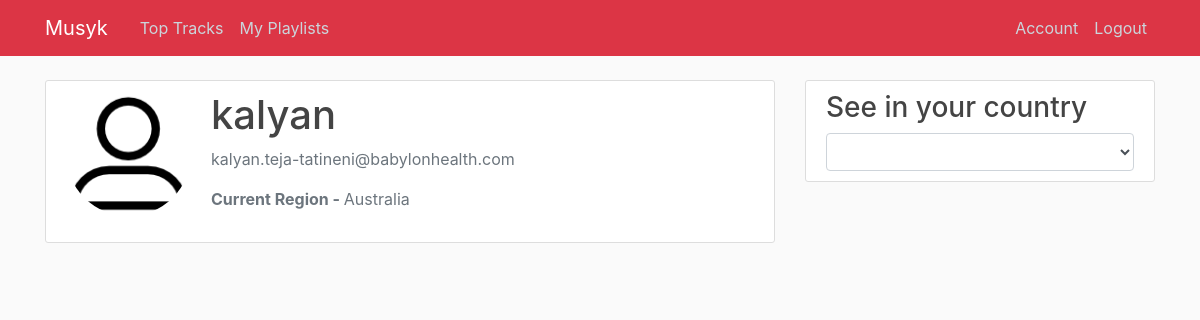
Screenshot of /account (signed in) with the database file from the repository.
### musyk/models.py (models this page shows, shortened)
class User(db.Model, UserMixin):
    id = db.Column(db.Integer, primary_key=True)
    username = db.Column(db.String(20), unique=True, nullable=False)
    email = db.Column(db.String(120), unique=True, nullable=False)
    image_file = db.Column(db.String(20), nullable=False, default='default.jpg')
    password = db.Column(db.String(60), nullable=False)
    country = db.Column(db.Text, nullable=False, default='Worldwide')
    tracks = db.relationship('Track', backref='listener', lazy=True)

### musyk/routes.py (the view)
@app.route("/account")
@login_required
def account():
    return render_template('account.html', title='Account', countries=allcountries)

### musyk/models.py (called while the page is built)
@login_manager.user_loader
def load_user(user_id):
    return User.query.get(int(user_id))

### musyk/templates/account.html
{% extends "layout.html" %}
{% block content %}
    <div class="content-section">
        <div class="media">
            <img class="rounded-circle account-img" src="{{ url_for('static', filename='default-user.png') }}">
            <div class="media-body">
            <h5 class="account-heading">{{ current_user.username }}</h5>
            <p class="text-secondary">{{ current_user.email }}</p>
            <p class="text-secondary"><strong>Current Region - </strong> {{ current_user.country }}</p>
            </div>
        </div>
    </div>
{% endblock content %}

### musyk/static/main.css (style rules this page uses)
body { background: #fafafa; color: #333333; margin-top: 5rem; }
h1, h2, h3, h4, h5, h6 { color: #444444; }
.content-section { background: #ffffff; padding: 10px 20px; border: 1px solid #dddddd; border-radius: 3px; margin-bottom: 20px; }
.account-img { height: 125px; width: 125px; margin-right: 20px; margin-bottom: 16px; }
.account-heading { font-size: 2.5rem; }

### rows the page displays
User: username "kalyan", email "kalyan.teja-tatineni@babylonhealth.com", country "Australia"
